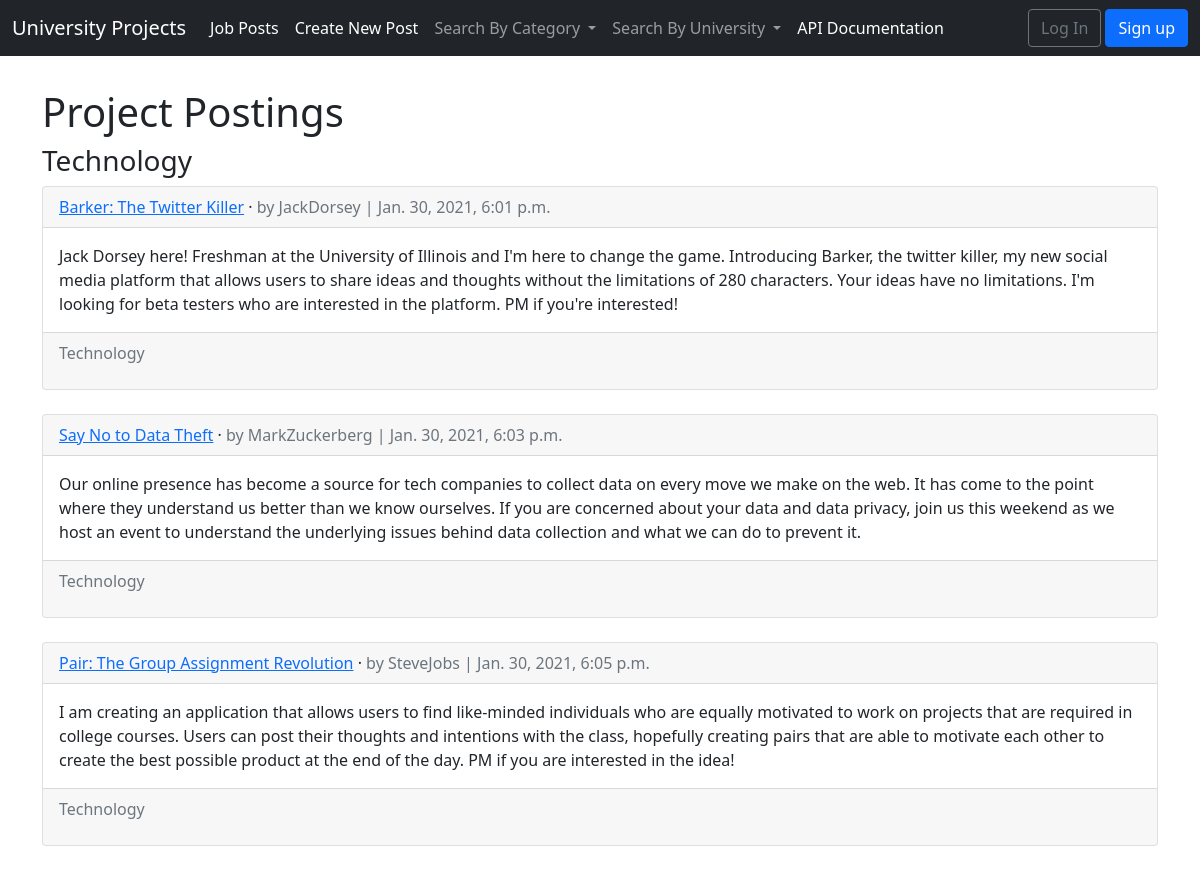
The app's page /posts/category/Technology/ with its own data.
### posts/models.py (models this page shows, shortened)
class Post(models.Model):
    title = models.CharField(max_length = 255)
    body = models.TextField()
    date = models.DateTimeField(auto_now_add = True)
    category = models.CharField(max_length = 255)
    author = models.ForeignKey(
        get_user_model(),
        on_delete = models.CASCADE
    )

### users/models.py (models this page shows)
class CustomUser(AbstractUser):
    school = models.CharField(max_length = 255)
    YEARS = []
    for i in range(-10,10,1):
        YEARS.append((2020-i,2020-i))
    enrollment_year = models.PositiveSmallIntegerField(
        choices = YEARS,
        default = 2020
    )
    graduation_year = models.PositiveSmallIntegerField(
        choices = YEARS,
        default = 2020
    )
    YEAR_IN_SCHOOL_CHOICES = [
        ('--SELECT--','--SELECT--'),
        ('FR', 'Freshman'),
        ('SO', 'Sophomore'),
        ('JR', 'Junior'),
        ('SR', 'Senior'),
        ('GR', 'Graduate'),
    ]
    year_in_school = models.CharField(
        max_length=255,
        choices=YEAR_IN_SCHOOL_CHOICES,
        default='',
    )

### posts/views.py (the view)
# urls.py: path('category/<str:category>/', views.CategoryListView, name = 'category_list'),
def CategoryListView(request, category):
    category = category.capitalize()
    category_posts = Post.objects.filter(category = category)
    return render(request, 'category_list.html', {'category':category, 'category_posts':category_posts})

### posts/custom_context_processor.py (called while the page is built)
def category_renderer(request):
    return {
        'categories': Category.objects.all()
    }

### posts/models.py (called while the page is built)
    def __str__(self):
        return self.name

### users/custom_context_processor.py (called while the page is built)
def school_renderer(request):
    return {
        'schools': School.objects.all()
    }

### users/models.py (called while the page is built)
    def __str__(self):
        return self.name

### templates/category_list.html (shortened to what this page needs)
{% extends 'base.html' %}
{% block content %}
<div class = "container align-left">
  <h1>Project Postings</h1>
  <h3>{{category}}</h3>
  {% for post in category_posts %}
    <div class="card">
      <div class="card-header">
        <span class="font-weight-bold"><a href="{% url 'post_detail' post.pk %}">{{post.title}}</a></span> &middot;
        <span class="text-muted">by {{ post.author }} | {{ post.date }}</span>
      </div>
      <div class="card-body">
        {{ post.body }}
      </div>
      {% if post.author.pk == request.user.pk %}
        <div class="card-footer text-muted">
          <div class="d-flex justify-content-between">
            <p>{{post.category}}</p>
            <p><a href="{% url 'post_edit' post.pk %}">Edit</a> | <a href="{% url 'post_delete' post.pk %}">Delete</a></p>
          </div>
        </div>
      {% else %}
      <div class="card-footer text-muted">
        <div>
          <p>{{post.category}}</p>
        </div>
      </div>
      {% endif %}
    </div>
    <br />
  {% endfor %}
</div>
{% endblock content %}

### templates/base.html (shortened to what this page needs)
<!DOCTYPE html>
{% load static %}
<html>
<head>
  <link href="{% static 'css/base.css' %}" rel="stylesheet">
  <link href="https://cdn.jsdelivr.net/npm/bootstrap@5.0.0-beta1/dist/css/bootstrap.min.css" rel="stylesheet"
>
</head>
<body>
  <nav class="navbar navbar-expand-lg navbar-dark bg-dark">
    <div class="container-fluid">
      <a class="navbar-brand" href="{% url 'home'%}">University Projects</a>
      <div class="collapse navbar-collapse" id="navbarSupportedContent">
        <ul class="navbar-nav me-auto mb-2 mb-lg-0">
          <li class="nav-item">
            <a class="nav-link active" aria-current="page" href="{% url 'post_list'%}">Job Posts</a>
          </li>
          <li class="nav-item">
            <a class="nav-link active" aria-current="page" href="{% url 'post_new'%}">Create New Post</a>
          </li>
          <li class="nav-item dropdown">
            <a class="nav-link dropdown-toggle" href="#" id="navbarDropdown" role="button" data-bs-toggle="dropdown"
              aria-expanded="false">
              Search By Category
            </a>
          </li>
          <li class="nav-item dropdown">
            <a class="nav-link dropdown-toggle" href="#" id="navbarDropdown" role="button" data-bs-toggle="dropdown"
              aria-expanded="false">
              Search By University
            </a>
          </li>
          <li class="nav-item">
            <a class="nav-link active" aria-current="page" href="{% url 'schema-redoc'%}">API Documentation</a>
          </li>
        </ul>
        {% if user.is_authenticated %}
        <ul class="navbar-nav ml-auto">
          <li class="nav-item dropdown">
            <a class="nav-link dropdown-toggle" href="#" id="navbarDropdown" role="button" data-bs-toggle="dropdown"
              aria-expanded="false">
              {{ user.username }}
            </a>
            <ul class="dropdown-menu" aria-labelledby="navbarDropdown">
              <a class="dropdown-item" href="{% url 'password_change'%}">Change password</a>
              <div class="dropdown-divider"></div>
              <a class="dropdown-item" href="{% url 'logout' %}">
                Log Out</a>
            </ul>
          </li>
        </ul>
        {% else %}
        <form class="form-inline ml-auto">
          <a href="{% url 'login' %}" class="btn btn-outline-secondary">
            Log In</a>
          <a href="{% url 'signup' %}" class="btn btn-primary ml-2">
            Sign up</a>
        </form>
        {% endif%}
      </div>
    </div>
  </nav>
  <main>
    <div class="main-content-container">
      {% block content %}
      {% endblock content %}
    </div>
  </main>
</body>
</html>

### static/css/base.css (style rules this page uses)
.main-content-container { margin: 0; margin-top: 2rem; text-align: center; }
.align-left { text-align: left; }

### records on screen
Post: title "Barker: The Twitter Killer", author "JackDorsey", date "Jan. 30, 2021, 6:01 p.m.", body "Jack Dorsey here! Freshman at the University of Illinois and I'm here to change the game. Introducing Barker, the twitter killer, my new social media platform that allows users to share ideas and thoughts without the limitations of 280 characters. Your ideas have no limitations. I'm looking for beta testers who are interested in the platform. PM if you're interested!", category "Technology"
Post: title "Say No to Data Theft", author "MarkZuckerberg", date "Jan. 30, 2021, 6:03 p.m.", body "Our online presence has become a source for tech companies to collect data on every move we make on the web. It has come to the point where they understand us better than we know ourselves. If you are concerned about your data and data privacy, join us this weekend as we host an event to understand the underlying issues behind data collection and what we can do to prevent it.", category "Technology"
Post: title "Pair: The Group Assignment Revolution", author "SteveJobs", date "Jan. 30, 2021, 6:05 p.m.", body "I am creating an application that allows users to find like-minded individuals who are equally motivated to work on projects that are required in college courses. Users can post their thoughts and intentions with the class, hopefully creating pairs that are able to motivate each other to create the best possible product at the end of the day. PM if you are interested in the idea!", category "Technology"

### other values on screen
{{ category }} "Technology"
